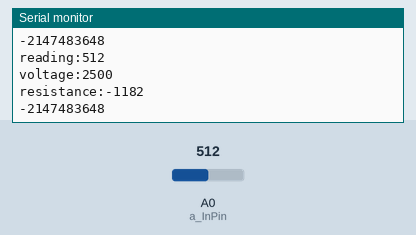
Simulated run of this sketch. Board: Arduino Uno, built with avr-gcc and run on an emulated ATmega328P. Parts: the last lines printed to the serial monitor. The test bench sets the inputs (shaded band); at power-on: A0 (a_InPin) = 512.

Above: at 1.8 s.
1.9 s: A0 (a_InPin) set to 716
At 2.8 s:
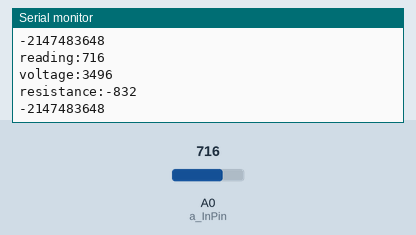
3.4 s: A0 (a_InPin) set to 900
At 4.8 s:
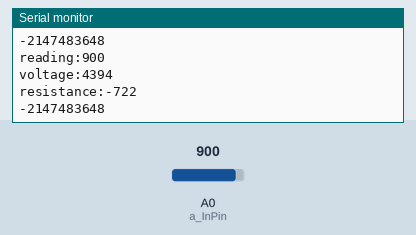
Timing chart, 0 to 6.4 s (numbered marks = the images above; inputs shaded):
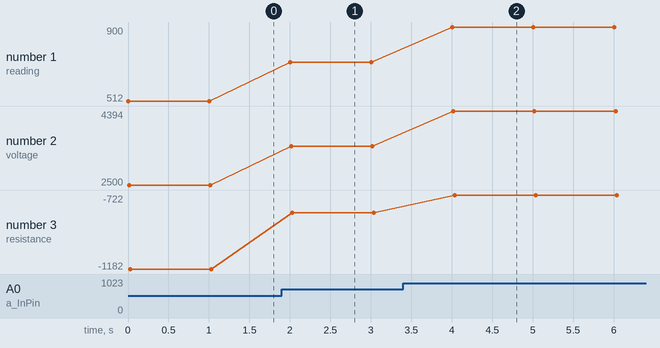

The sketch:

exerciser.pde
```cpp
#include<math.h>

int a_InPin = 0;    // select the input pin for the potentiometer

int val;

double r0;
double r1;
double r2;
double t0;
double beta;
double vadc;
double vcc;
double vs;
double rs;
double k;

double celsius;

void setup()
{
  // begin the serial communication
  Serial.begin(9600);

  r0 = 10000.0;
  r1 = 680;
  r2 = 1600;
  t0 = 25.0 + 273.15;
  beta = 3500.0;
  vadc = 5.0;
  vcc = 5.0;
  vs = (r1 * vcc) / (r1 + r2);
  rs = (r1 * r2) / (r1 + r2);
//  k = r0 * pow(2.178, (-beta / t0)); // 1.07527403
  k = 1.07527403;
}

void loop()
{

  int celhold;

  val = analogRead(a_InPin);    // read the value from the analog pin
  celsius = to_temp(val);

  Serial.println((long)celsius);            // Write the value to the serial port
  delay(1000);                  // stop the program for 1 sec

}


double to_temp(int reading)
{
  float v;
  double r;

       Serial.print("reading:");
       Serial.println(reading);
       v = (float)((reading * vadc) / 1024.0);          // convert the 10 bit ADC value to a voltage
       Serial.print("voltage:");
       Serial.println((long)(v * 1000));
       r = (rs * v) / (vs - v);     // resistance of thermistor
       Serial.print("resistance:");
       Serial.println((long)r);
       return ((beta / log(r / k)) - 273.15);        // temperature
}

/*
float to_adc(int temp)
{
         "Convert a temperature into a ADC value"
       r = self.r0 * exp(self.beta * (1 / (t + 273.15) - 1 / self.t0)) # resistance of the thermistor
       v = self.vs * r / (self.rs + r)     # the voltage at the potential divider
       return round(v / self.vadc * 1024)  # the ADC reading
}
*/
```

Measured:
- after the input at 1.9 s, the serial monitor: prints a new line after 0.10 s (image 1)
- after the input at 3.4 s, the serial monitor: prints a new line after 0.61 s (image 2)
- plotted number 1: 512 → 716 after the input at 1.9 s, 716 → 900 after the input at 3.4 s
- plotted number 2: 2500 → 3496 after the input at 1.9 s, 3496 → 4394 after the input at 3.4 s
- plotted number 3: -1182 → -832 after the input at 1.9 s, -832 → -722 after the input at 3.4 s
